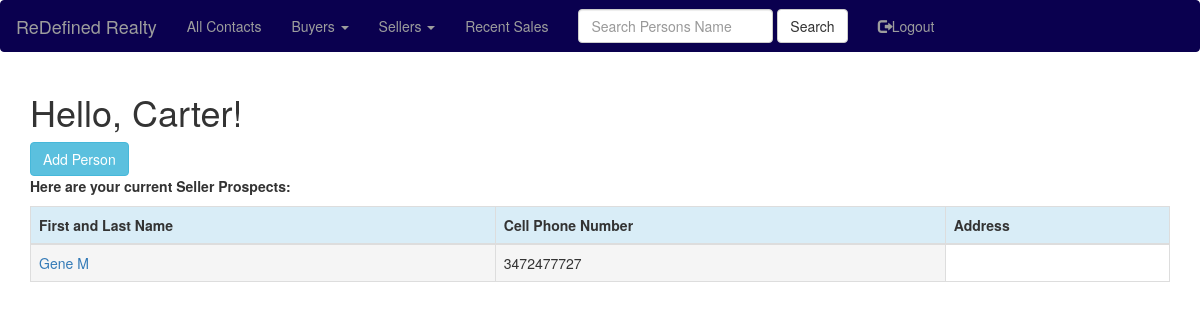
/seller_prospects (signed in), run on the app's committed database.
### app/models.py (models this page shows, shortened)
class User(UserMixin, db.Model):
    id = db.Column(db.Integer, primary_key=True)
    username = db.Column(db.String(64), index=True, unique=True)
    email = db.Column(db.String(120), index=True, unique=True)
    password_hash = db.Column(db.String(128))
    People=db.relationship('People', backref='people', lazy='dynamic')
    ProfileNotes=db.relationship('ProfileNotes', backref='profilenotes', lazy='dynamic')

class People(db.Model):
    id = db.Column(db.Integer, primary_key=True)
    first_name=db.Column(db.String(20))
    last_name=db.Column(db.String(20))
    phone_cell=db.Column(db.Integer)
    ptype=db.Column(db.String(6))
    pstatus=db.Column(db.String(7))
    notes=db.Column(db.String(140))
    house_number=db.Column(db.String(140))
    street_name=db.Column(db.String(140))
    city_name=db.Column(db.String(140))
    state_name=db.Column(db.String(140))
    zip_code=db.Column(db.String(140))
    price=db.Column(db.Integer)
    user_account_pk=db.Column(db.Integer, db.ForeignKey('user.id'))
    ProfileNotes=db.relationship('ProfileNotes', backref='peopleprofilenotes', lazy='dynamic')

### app/routes.py (the view)
@app.route('/seller_prospects', methods=['GET'])
@login_required
def seller_prospects():
    sellerprospects=view_seller_prospects(current_user=current_user)
    return render_template('seller_prospects.html', title='Seller Prospects', sellerprospects=sellerprospects)

### app/models.py (called while the page is built)
@login.user_loader
def load_user(id):
    return User.query.get(int(id))

### app/queryfunc.py (called while the page is built)
def view_seller_prospects(current_user):
    currentuser = User.query.filter_by(username=current_user.username).first()
    account_pk = currentuser.id
    sellerprospects=People.query.filter_by(user_account_pk=account_pk, ptype="seller", pstatus="prospect").all()
    return sellerprospects

### app/templates/seller_prospects.html
{% extends "base.html" %}
{% import 'bootstrap/wtf.html' as wtf %}
{% block app_content %}
    <h1>Hello, {{ current_user.username }}!</h1>
    <div class="btn-group">
        <a href="{{ url_for('add_people') }}" class="btn btn-info">Add Person</a>
    </div>
    <div><p><b>Here are your current Seller Prospects:</b></p></div>
    <div class="table-responsive">
        <table class="table table-bordered">
            <thead>
                <tr class="info">
                    <th>First and Last Name</th>
                    <th>Cell Phone Number</th>
                    <th>Address</th>
                </tr>
            </thead>
            {% for everyone in sellerprospects %}
            <TR>
                <TD class="active"><a href="{{ url_for('view_people', people_id=everyone.id) }}">{{ everyone.first_name }}  {{ everyone.last_name }}</a></TD>
                <TD class="active">{{ everyone.phone_cell }}</TD>
            </TR>
            {% endfor %}
        </table>
    </div>
{% endblock %}

### data on the page
User: username "Carter"
People: first_name "Gene", last_name "M", phone_cell "3472477727"
